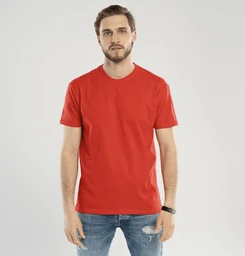
#> input picture imgproc/Лабораторная5/123.png, 245 x 256 px
$ jupyter execute main.ipynb
#> lines starting #> are read from the running program, lines starting #| are printed output that depends on the picture; after the words box and inside, x2 and y2 are one past the last pixel; in counts of white or black regions, pixels touching at a corner belong together
[cell 1]
import cv2
import numpy as np
import matplotlib.pyplot as plt

img = cv2.imread("123.png")
#> img is the input picture: shape (256, 245, 3); mean B, G, R 171.5, 177.6, 208.7

# BGR -> HSV
hsv = cv2.cvtColor(img, cv2.COLOR_BGR2HSV)
#> hsv: shape (256, 245, 3); mean H, S, V 22.5, 53.2, 210.1

# Диапазоны красного цвета
lower_red1 = np.array([0, 100, 80])
upper_red1 = np.array([10, 255, 255])

lower_red2 = np.array([170, 100, 80])
upper_red2 = np.array([180, 255, 255])

# Маски
mask1 = cv2.inRange(hsv, lower_red1, upper_red1)
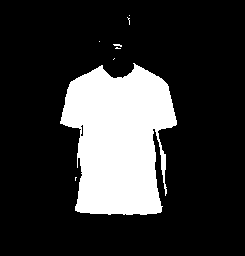
#> mask1: shape (256, 245); 20.3% white; 8 white regions (7 under 20 px), largest, box (x1, y1, x2, y2) and area: (60, 63, 177, 215) 12699
mask2 = cv2.inRange(hsv, lower_red2, upper_red2)
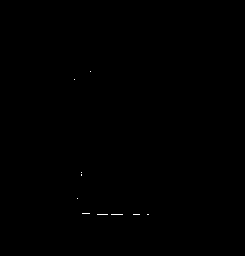
#> mask2: shape (256, 245); 0.07% white in thin lines or dots, all inside (x1, y1, x2, y2) = (74, 71, 149, 215)

mask = mask1 + mask2
#> mask: shape (256, 245); 20.4% white; 8 white regions (7 under 20 px), largest, box (x1, y1, x2, y2) and area: (60, 63, 177, 215) 12745

result = cv2.bitwise_and(img, img, mask=mask)
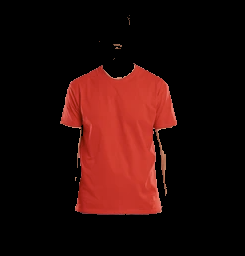
#> result: shape (256, 245, 3); mean B, G, R 9.6, 11.9, 39.8

# Показ
plt.figure(figsize=(12,4))

plt.subplot(1,3,1)
plt.imshow(cv2.cvtColor(img, cv2.COLOR_BGR2RGB))
plt.title("Оригинал")
plt.axis("off")

plt.subplot(1,3,2)
plt.imshow(mask, cmap='gray')
plt.title("Маска")
plt.axis("off")

plt.subplot(1,3,3)
plt.imshow(cv2.cvtColor(result, cv2.COLOR_BGR2RGB))
plt.title("Красная майка")
plt.axis("off")

plt.show()
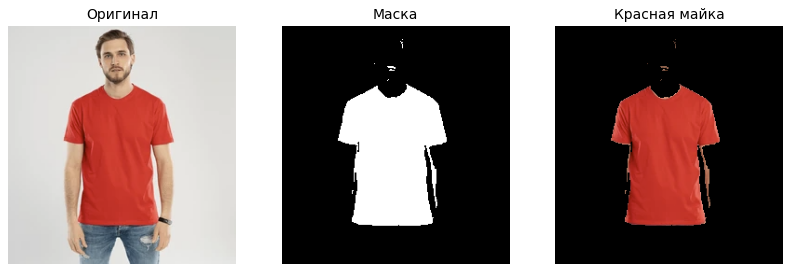
#> figure drawn by matplotlib, 3 panels
